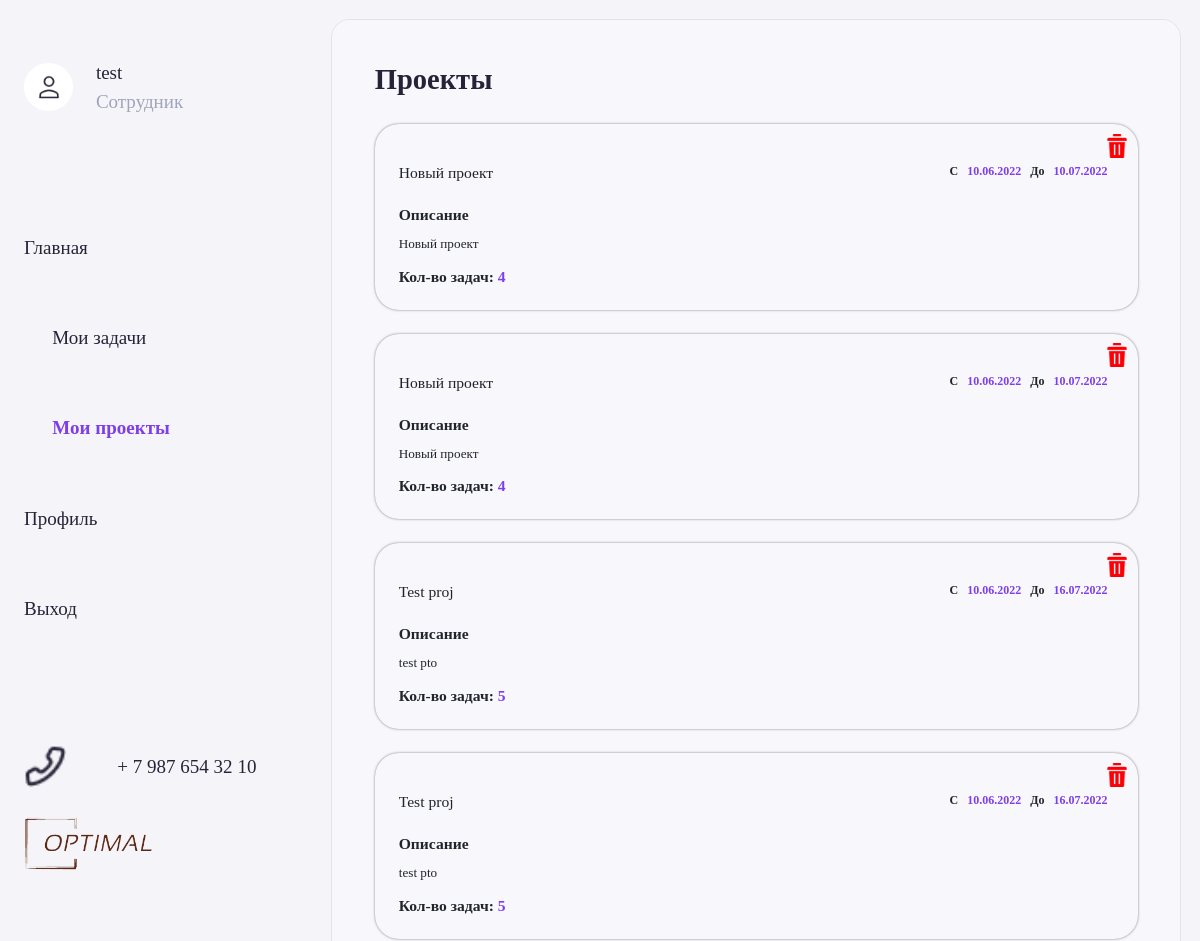
/projects (signed in), run on an earlier commit of the app's database.
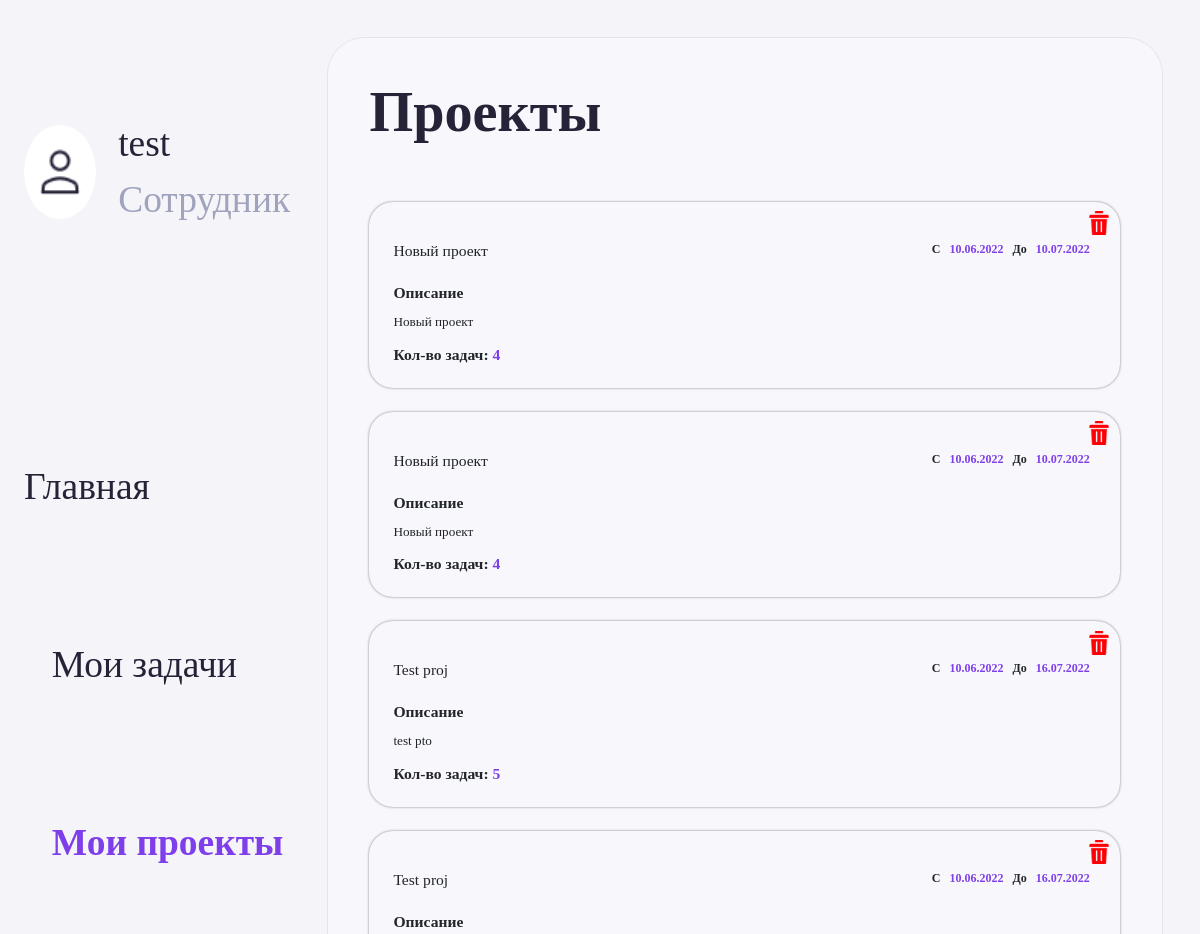
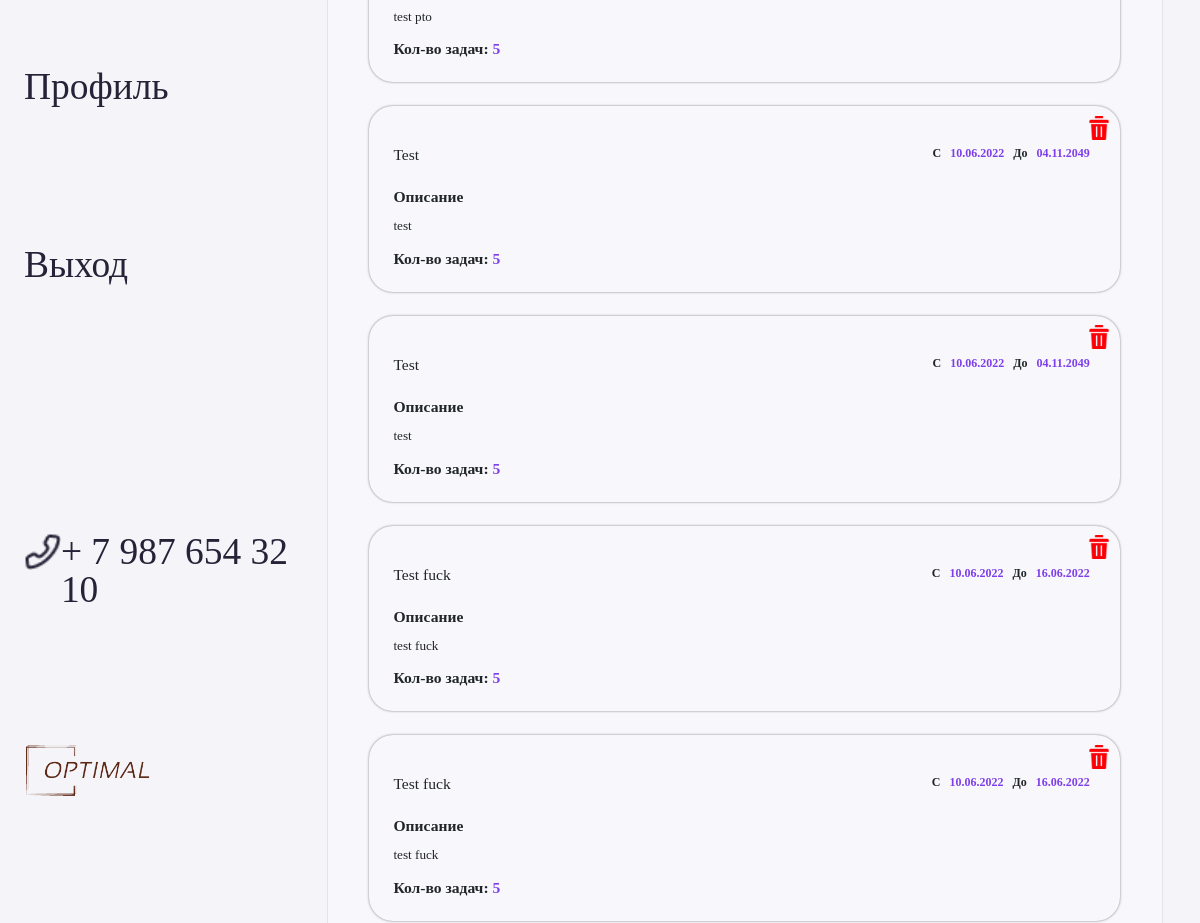
And on a later commit of the database (2 pictures, top to bottom).
### main/models.py (models this page shows, shortened)
class Project(models.Model):
    name = models.TextField(default='')
    description = models.TextField(default='')
    start_date = models.DateField(default=datetime.date.today)
    end_date = models.DateField(blank=True, null=True)
    tasks = models.ManyToManyField(Task, null=True, blank=True)
    workers = models.ManyToManyField(User, null=True, blank=True)

### main/views.py (the view, shortened to what this page needs)
# urls.py: path('projects', views.ProjectsView.as_view(), name='projects'),
class ProjectsView(View):
    template_name = "projects.html"
    def get(self, request, *args, **kwargs):
        current_user = get_current_user(request)
        if not current_user:
            return redirect(reverse("main:login"))
        tasks = Task.objects.filter(user=current_user)
        projects = Project.objects.all()
        if current_user.role.name == 'user':
            projects = Project.objects.filter(tasks__in=tasks)
        return render(request, self.template_name, {
            "projects": projects,
            "current_user": current_user,
        })

### main/modules/functions.py (called while the page is built)
def get_or_none(classmodel, **kwargs):
    try:
        return classmodel.objects.get(**kwargs)
    except Exception:
        return None

def get_current_user(request):
    try:
        return get_or_none(User, id=request.session["user"])
    except:
        return None

### main/templates/projects.html (shortened to what this page needs)
{% extends "base.html" %}
{% load static %}
{% load sass_tags %}
{%block projects%}active{%endblock%}
{%block main%}
<div class="content-wrap">
    <div class="content-block">
        <div class="title-block">
            <div class="title">
                {%if current_user.role == 'user'%}
                    Мои проекты
                {%else%}
                    Проекты
                {%endif%}
            </div>
        </div>
        {%if projects|length > 0%}
                {%for project in projects%}
                    <div class="task-block">
                        <form action="{%url 'main:delete_project' project.id%}" method="post" class="delete-form">{%csrf_token%}
                            <input class="delete" title="Удалить проект" type="submit" value/>
                        </form>
                        <div class="head-block" style="height: auto;">
                            <div class="left-side">
                                <div class="title">{{project.name}}</div>
                            </div>
                            <div class="right-side">
                                <div class="start-date">
                                    C <span>{{project.start_date|date:"d.m.Y"}}</span> До <span>{{project.end_date|date:"d.m.Y"}}</span>
                                </div>
                            </div>
                        </div>
                        <div class="content">
                            <div class="title">Описание</div>
                            <div class="description">
                                {{project.description|linebreaks}}
                            </div>
                            <div class="worker">
                                <div class="title" style="margin-top: 0;">Кол-во задач:  <span>{{project.tasks.count}}</span></div>
                            </div>
                        </div>
                    </div>
                {%endfor%}
            {%else%}
                    <div class="no-data">Ничего не найдено!</div>
            {%endif%}
    </div>
</div>
{%endblock%}

What changed in the data, as far as the page shows it:
added Project: name "Test", start_date "10.06.2022", end_date "04.11.2049", description "test", tasks.count "5"
added Project: name "Test fuck", start_date "10.06.2022", end_date "16.06.2022", description "test fuck", tasks.count "5"
